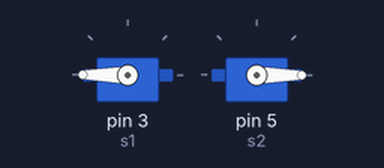
The sketch below on a simulated Arduino Uno, built with avr-gcc and run on an emulated ATmega328P. Shown: 2 × servo.

Above: at 0.05 s.
At 2.7 s:
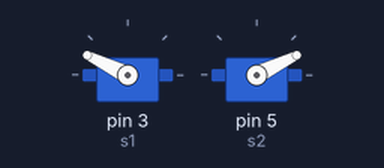
At 5.35 s:
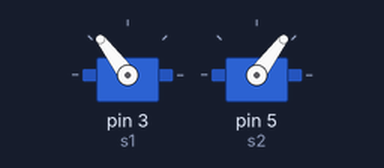
At 10.7 s:
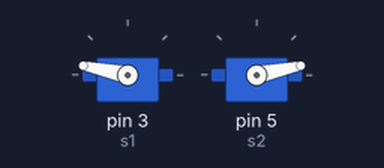
Timing chart, 0 to 14.2 s (numbered marks = the images above):
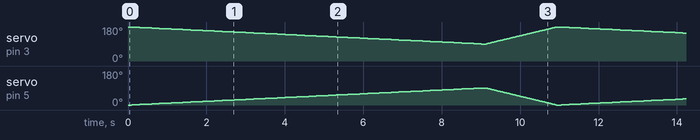

The sketch:

servos.ino
```cpp
#include <Servo.h>

Servo s1, s2;

void setup() {
  s1.attach(3);
  s2.attach(5);
}

void loop() {
  // Reverse Forward movement: s1 goes 180→110, s2 goes 0→70
  for (int i = 0; i <= 90; i++) {
    s1.write(180 - i);   // s1: 180 → 110
    s2.write(i);         // s2: 0 → 70
    delay(100);
  }

  // Reverse Backward movement: s1 goes 110→180, s2 goes 70→0
  for (int i = 90; i >= 0; i--) {
    s1.write(180 - i);   // s1: 110 → 180
    s2.write(i);         // s2: 70 → 0
    delay(20);
  }
}
```
